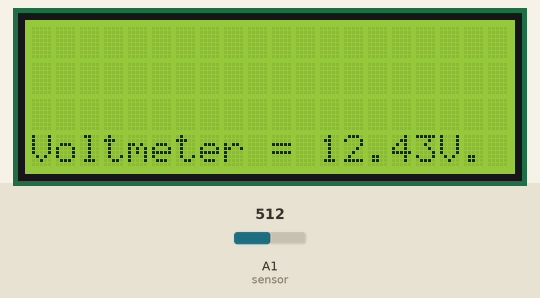
A sketch run on a simulated Arduino Uno, built with avr-gcc and run on an emulated ATmega328P. On the bench: 20×4 character LCD. The inputs (shaded band) are chosen by the test bench; at power-on: A1 (sensor) = 512. What the sketch prints to the serial monitor is not drawn.

Above: at 1.2 s.
1.3 s: A1 (sensor) set to 716
At 3.0 s:
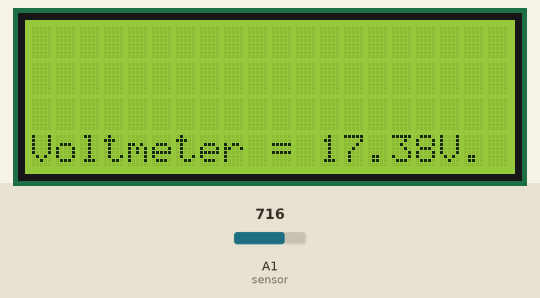
4.0 s: A1 (sensor) set to 900
At 5.0 s:
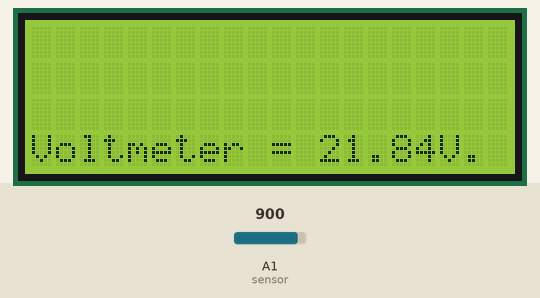
6.7 s: A1 (sensor) set to 1023
At 9.0 s:
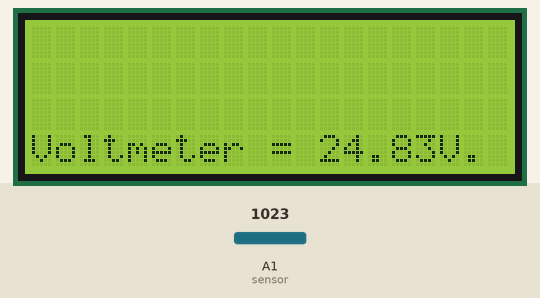
Timing chart, 0 to 10.5 s (numbered marks = the images above; inputs shaded):
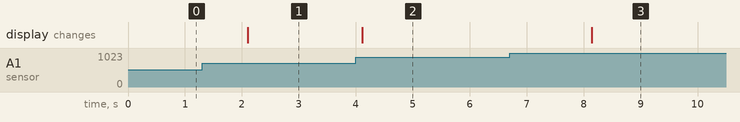

The sketch:

CODE_Volt_Sensor.ino
```cpp
#include <Wire.h>
#include <LiquidCrystal_I2C.h>

// Set the LCD address to 0x27 for a 16 chars and 2 line display
//LiquidCrystal_I2C lcd(0x27, 16, 2);
LiquidCrystal_I2C lcd(0x27, 20, 4); // Set the LCD address to 0x27 for a 20 chars and 4 line display


const int sensor = A1;
void setup() {
  // initialize the LCD
  lcd.begin();

  // Turn on the blacklight and print a message.
  lcd.backlight();
  lcd.setCursor(0, 3);  //setCursor คอมลัมม์ 4, แถวสี่
  lcd.print("Voltmeter =   ");

  pinMode(sensor, INPUT);
  Serial.begin(9600);
}
void loop() {
  double val = mapf(analogRead(A1), 0, 1030, 0, 25);
  lcd.setCursor(12, 3);
  Serial.print("Voltmeter = ");
  Serial.print(val);
  Serial.println(" Volt");
  lcd.print(val);
  lcd.setCursor(17, 3);
  lcd.print("V.");
  lcd.print("    ");
  delay(2000);
}
double mapf(double val, double in_min, double in_max, double out_min, double out_max) {
  return (val - in_min) * (out_max - out_min) / (in_max - in_min) + out_min;
}
```

Measured:
- after the input at 1.3 s, the display: changes after 0.80 s (image 1)
- after the input at 4.0 s, the display: changes after 0.12 s (image 2)
- after the input at 6.7 s, the display: changes after 1.4 s (image 3)
